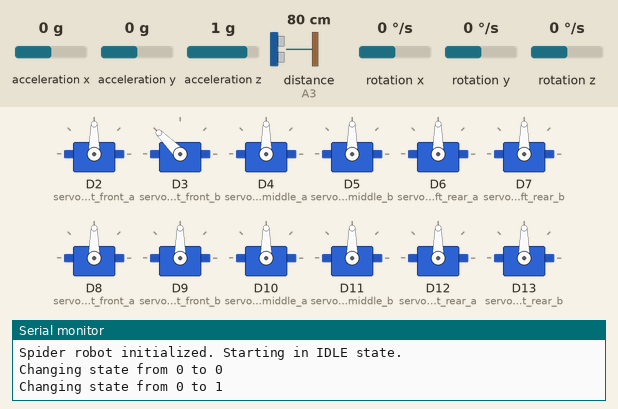
The sketch below on a simulated Arduino Due. Shown: 12 × servo, the last lines printed to the serial monitor. Wiring (inferred from the names in the program): ultrasonic range finder: trigger A2; echo A3. The inputs (shaded band) are chosen by the test bench; at power-on: distance to the obstacle (sensor on A3) 80 cm, acceleration x 0 g, acceleration y 0 g, acceleration z 1 g, rotation x 0 °/s, rotation y 0 °/s, rotation z 0 °/s. The echo pulse lasts 58.3 µs per cm.

Above: at 2.26 s.
2.3 s: distance to the obstacle (sensor on A3) set to 16 cm
5.3 s: distance to the obstacle (sensor on A3) set to 13 cm
At 6.3 s:
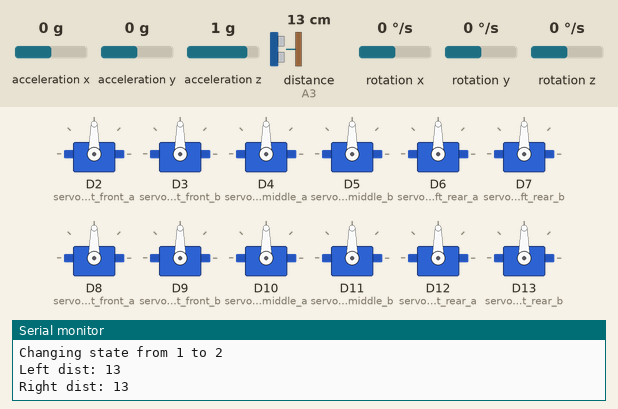
8.3 s: distance to the obstacle (sensor on A3) set to 18 cm
At 9.61 s:
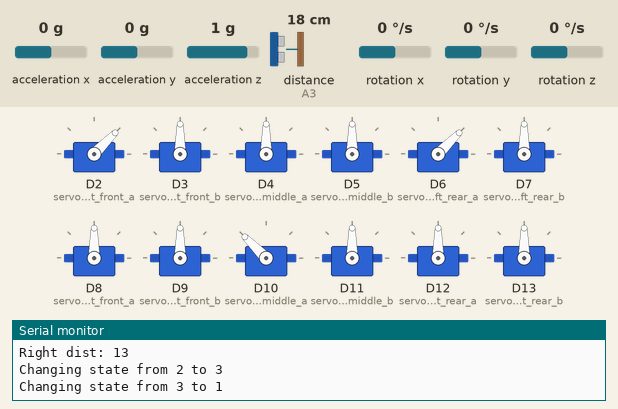
11.3 s: distance to the obstacle (sensor on A3) set to 2 cm
At 13.1 s:
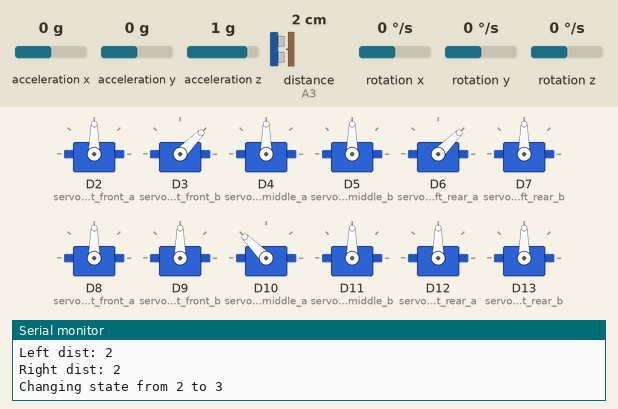
14.3 s: distance to the obstacle (sensor on A3) set to 35 cm
At 14.69 s:
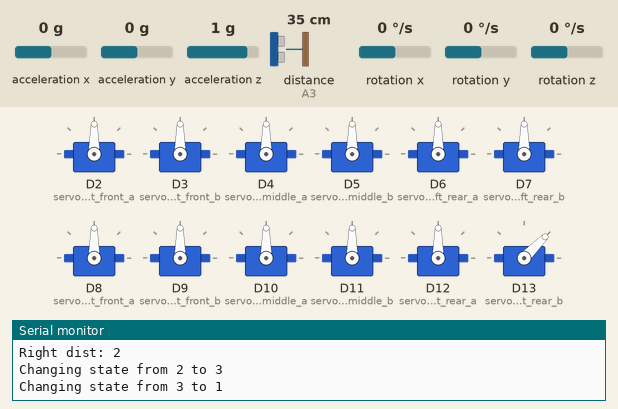
17.3 s: acceleration x set to -0.2 g
20.3 s: acceleration x set to -0.5 g
At 20.6 s:
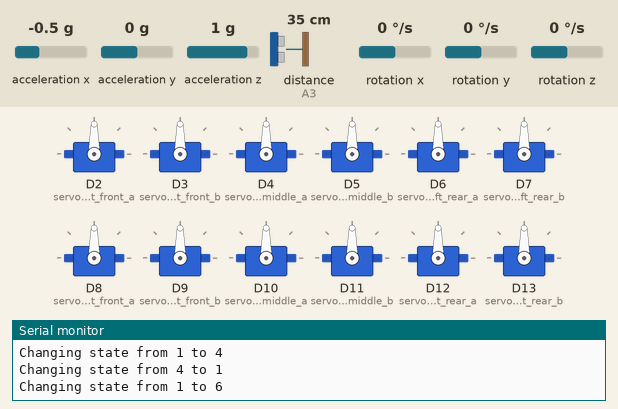
Timing chart, 0 to 22.8 s (numbered marks = the images above; inputs shaded):
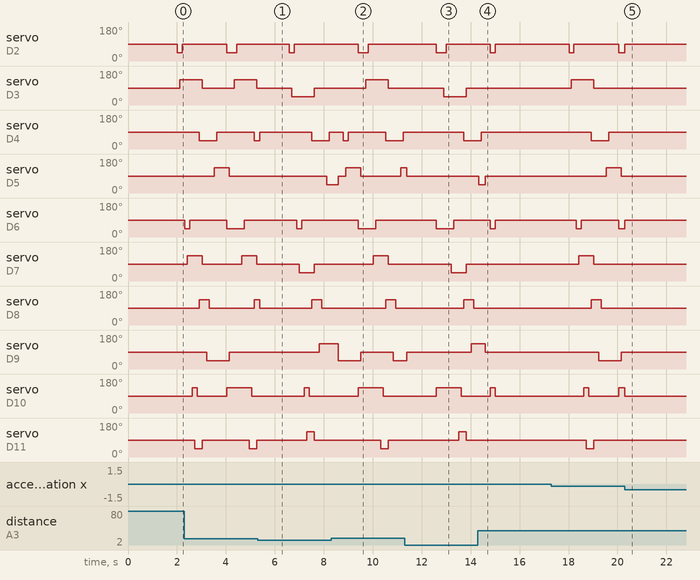

The sketch:

spider.ino
```cpp
// spider adeept ADA033-V5.0
// Final version with non-blocking state machine and behaviors
//arduino uno
#include "movimento_robot.h"
#include "servos.h"
#include "Wire.h"
#include <MPU6050_light.h>
#include <Adafruit_NeoPixel.h>

// --- Hardware Definitions ---
#define LED_COUNT 6
#define LED_PIN A1
const int ULTRASONIC_ECHO_PIN = A3;
const int ULTRASONIC_TRIG_PIN = A2;

// --- Global Objects ---
Adafruit_NeoPixel strip = Adafruit_NeoPixel(LED_COUNT, LED_PIN, NEO_GRB + NEO_KHZ800);
MPU6050 mpu(Wire);

// --- State Machine ---
enum RobotState { IDLE, EXPLORING, ASSESSING_OBSTACLE, EVADING, OBSERVING, ALERT, SUSPENDED };
RobotState currentState = IDLE;
enum EvasionPath { PATH_LEFT, PATH_RIGHT, PATH_BLOCKED };
EvasionPath chosenPath = PATH_BLOCKED;

// --- Thresholds & Constants ---
const int OBSTACLE_DISTANCE_CM = 15;
const float BUMP_THRESHOLD = 1.5;
const float TILT_THRESHOLD_DEGREES = 20.0;
const unsigned long OBSERVE_INTERVAL_MS = 15000;
const unsigned long ULTRASONIC_INTERVAL_MS = 100;
const unsigned long EVASION_DURATION_MS = 2000; // Turn for 2 seconds
const unsigned long ALERT_DURATION_MS = 2000;
const unsigned long OBSERVE_DURATION_MS = 3000;
const unsigned long ASSESSMENT_STEP_INTERVAL_MS = 400;

// --- Timers & Global Variables ---
unsigned long last_state_change_time = 0;
unsigned long last_observe_time = 0;
unsigned long last_ultrasonic_read = 0;
int distance_cm = 0;

// --- Utility Functions ---
void change_state(RobotState newState) {
    Serial.print("Changing state from ");
    Serial.print(currentState);
    Serial.print(" to ");
    Serial.println(newState);
    currentState = newState;
    last_state_change_time = millis();
}

void set_all_leds(int r, int g, int b) {
    for (int i = 0; i < LED_COUNT; i++) {
        strip.setPixelColor(i, strip.Color(r, g, b));
    }
    strip.show();
}

long microseconds_to_centimeters(long microseconds) {
    return microseconds / 29 / 2;
}

void read_distance_sensor() {
    if (millis() - last_ultrasonic_read > ULTRASONIC_INTERVAL_MS) {
        last_ultrasonic_read = millis();
        long duration;
        digitalWrite(ULTRASONIC_TRIG_PIN, LOW);
        delayMicroseconds(2);
        digitalWrite(ULTRASONIC_TRIG_PIN, HIGH);
        delayMicroseconds(5);
        digitalWrite(ULTRASONIC_TRIG_PIN, LOW);
        duration = pulseIn(ULTRASONIC_ECHO_PIN, HIGH, 50000); // 50ms timeout
        if (duration > 0) {
            distance_cm = microseconds_to_centimeters(duration);
        } else {
            distance_cm = 999;
        }
    }
}

bool check_for_bump() {
    float accX = mpu.getAccX();
    float accY = mpu.getAccY();
    float totalAcc = sqrt(accX * accX + accY * accY);
    return (totalAcc > BUMP_THRESHOLD);
}

bool check_for_tilt() {
    float angleX = mpu.getAngleX();
    float angleY = mpu.getAngleY();
    return (abs(angleX) > TILT_THRESHOLD_DEGREES || abs(angleY) > TILT_THRESHOLD_DEGREES);
}

// --- State Handlers ---

void handle_idle() {
    rest();
    if (millis() - last_state_change_time > 1000) {
        change_state(EXPLORING);
    }
}

void handle_exploring() {
    set_all_leds(0, 100, 0); // Dim Green
    move_forward(); // Use the original, non-blocking ripple gait

    if (check_for_tilt()) {
        rest();
        change_state(SUSPENDED);
    } else if (distance_cm < OBSTACLE_DISTANCE_CM) {
        rest();
        change_state(ASSESSING_OBSTACLE);
    } else if (check_for_bump()) {
        rest();
        change_state(ALERT);
    } else if (millis() - last_observe_time > OBSERVE_INTERVAL_MS) {
        rest();
        change_state(OBSERVING);
    }
}

void handle_assessing_obstacle() {
    static int assessment_step = 0;
    static unsigned long last_assessment_update = 0;
    static int left_dist = 0, right_dist = 0;

    set_all_leds(150, 150, 0); // Dim Yellow

    if (millis() - last_assessment_update > ASSESSMENT_STEP_INTERVAL_MS) {
        last_assessment_update = millis();

        switch (assessment_step) {
            case 0:
                rest();
                head_left();
                assessment_step++;
                break;
            case 1:
                left_dist = distance_cm;
                Serial.print("Left dist: "); Serial.println(left_dist);
                head_right();
                assessment_step++;
                break;
            case 2:
                right_dist = distance_cm;
                Serial.print("Right dist: "); Serial.println(right_dist);
                head_straight();
                assessment_step++;
                break;
            case 3:
                if (left_dist > right_dist && left_dist > OBSTACLE_DISTANCE_CM) {
                    chosenPath = PATH_LEFT;
                } else if (right_dist > OBSTACLE_DISTANCE_CM) {
                    chosenPath = PATH_RIGHT;
                } else {
                    chosenPath = PATH_BLOCKED;
                }
                assessment_step = 0; // Reset for next time
                change_state(EVADING);
                break;
        }
    }
}

void handle_evading() {
    set_all_leds(0, 0, 150); // Dim Blue
    if (chosenPath == PATH_LEFT) {
        turn_left();
    } else if (chosenPath == PATH_RIGHT) {
        turn_right();
    } else { // Blocked
        move_backward();
    }

    if (millis() - last_state_change_time > EVASION_DURATION_MS) {
        rest();
        change_state(EXPLORING);
    }
}

void handle_observing() {
    set_all_leds(100, 0, 150); // Purple
    head_left();
    if (millis() - last_state_change_time > OBSERVE_DURATION_MS/2) {
      head_right();
    }

    if (millis() - last_state_change_time > OBSERVE_DURATION_MS) {
        rest();
        last_observe_time = millis();
        change_state(EXPLORING);
    }
}

void handle_alert() {
    // Flash LEDs
    if ((millis() / 200) % 2 == 0) set_all_leds(255,0,0);
    else set_all_leds(0,0,0);

    if (millis() - last_state_change_time > ALERT_DURATION_MS) {
        rest();
        change_state(ASSESSING_OBSTACLE);
    }
}

void handle_suspended() {
    set_all_leds(255, 255, 255); // White
    rest();
    // Check if the robot is placed back on a flat surface
    if (!check_for_tilt()) {
        // Wait a moment to ensure it's stable
        if (millis() - last_state_change_time > 1000) {
            change_state(IDLE);
        }
    } else {
        // If it's still tilted, reset the timer
        last_state_change_time = millis();
    }
}

// --- Main Setup and Loop ---

void setup() {
    Serial.begin(9600);
    attach_servos();
    Wire.begin();
    mpu.begin();
    strip.begin();

    pinMode(ULTRASONIC_TRIG_PIN, OUTPUT);
    pinMode(ULTRASONIC_ECHO_PIN, INPUT);

    strip.setBrightness(50);
    set_all_leds(0, 0, 0);

    Serial.println("Calibrating MPU6050...");
    mpu.calcOffsets(true, true);
    Serial.println("Calibration Done!");

    rest();
    Serial.println("Spider robot initialized. Starting in IDLE state.");
    change_state(IDLE);
}

void loop() {
    mpu.update();
    read_distance_sensor();

    switch (currentState) {
        case IDLE: handle_idle(); break;
        case EXPLORING: handle_exploring(); break;
        case ASSESSING_OBSTACLE: handle_assessing_obstacle(); break;
        case EVADING: handle_evading(); break;
        case OBSERVING: handle_observing(); break;
        case ALERT: handle_alert(); break;
        case SUSPENDED: handle_suspended(); break;
    }
}
```

movimento_robot.cpp
```cpp
#include "movimento_robot.h"
#include "servos.h"
#include <Arduino.h>

// This file is refactored to be non-blocking.
// All movement functions must be called repeatedly in the main loop.
// They use static variables to keep track of their state and millis() for timing.
// Calling rest() will reset the robot to a neutral position and stop any ongoing movement.

Servo servo_left_front_a;
Servo servo_left_front_b;
Servo servo_left_middle_a;
Servo servo_left_middle_b;
Servo servo_left_rear_a;
Servo servo_left_rear_b;
Servo servo_right_front_a;
Servo servo_right_front_b;
Servo servo_right_middle_a;
Servo servo_right_middle_b;
Servo servo_right_rear_a;
Servo servo_right_rear_b;
Servo servo_head;

void attach_servos() {
    servo_left_front_a.attach(2);
    servo_left_front_b.attach(3);
    servo_left_middle_a.attach(4);
    servo_left_middle_b.attach(5);
    servo_left_rear_a.attach(6);
    servo_left_rear_b.attach(7);
    servo_right_front_a.attach(8);
    servo_right_front_b.attach(9);
    servo_right_middle_a.attach(10);
    servo_right_middle_b.attach(11);
    servo_right_rear_a.attach(12);
    servo_right_rear_b.attach(13);
    servo_head.attach(A0);
}

void rest() {
    // This function is blocking as it's a reset to a known state.
    servo_left_front_a.write(SERVO_NEUTRAL_ANGLE);
    servo_left_front_b.write(SERVO_NEUTRAL_ANGLE);
    servo_left_middle_a.write(SERVO_NEUTRAL_ANGLE);
    servo_left_middle_b.write(SERVO_NEUTRAL_ANGLE);
    servo_left_rear_a.write(SERVO_NEUTRAL_ANGLE);
    servo_left_rear_b.write(SERVO_NEUTRAL_ANGLE);
    servo_right_front_a.write(SERVO_NEUTRAL_ANGLE);
    servo_right_front_b.write(SERVO_NEUTRAL_ANGLE);
    servo_right_middle_a.write(SERVO_NEUTRAL_ANGLE);
    servo_right_middle_b.write(SERVO_NEUTRAL_ANGLE);
    servo_right_rear_a.write(SERVO_NEUTRAL_ANGLE);
    servo_right_rear_b.write(SERVO_NEUTRAL_ANGLE);
    servo_head.write(SERVO_NEUTRAL_ANGLE);
}

void move_forward() {
    static int step = 0;
    static unsigned long last_update = 0;

    if (millis() - last_update > STEP_DELAY_MS) {
        last_update = millis();

        switch(step) {
            case 0: servo_left_front_a.write(SERVO_MIN_ANGLE); break;
            case 1: servo_left_front_b.write(SERVO_MAX_ANGLE); break;
            case 2: servo_left_front_a.write(SERVO_NEUTRAL_ANGLE); break;
            case 3: servo_left_rear_a.write(SERVO_MIN_ANGLE); break;
            case 4: servo_left_rear_b.write(SERVO_MAX_ANGLE); break;
            case 5: servo_left_rear_a.write(SERVO_NEUTRAL_ANGLE); break;
            case 6: servo_right_middle_a.write(SERVO_MAX_ANGLE); break;
            case 7: servo_right_middle_b.write(SERVO_MIN_ANGLE); break;
            case 8: servo_right_middle_a.write(SERVO_NEUTRAL_ANGLE); break;
            case 9:
                servo_right_front_a.write(SERVO_MAX_ANGLE);
                servo_left_middle_a.write(SERVO_MIN_ANGLE);
                servo_right_rear_a.write(SERVO_MAX_ANGLE);
                break;
            case 10:
                servo_left_front_b.write(SERVO_NEUTRAL_ANGLE);
                servo_left_rear_b.write(SERVO_NEUTRAL_ANGLE);
                servo_right_middle_b.write(SERVO_NEUTRAL_ANGLE);
                break;
            case 11: servo_right_front_a.write(SERVO_MAX_ANGLE); break;
            case 12: servo_right_front_b.write(SERVO_MIN_ANGLE); break;
            case 13: servo_right_front_a.write(SERVO_NEUTRAL_ANGLE); break;
            case 14: servo_left_middle_a.write(SERVO_MIN_ANGLE); break;
            case 15: servo_left_middle_b.write(SERVO_MAX_ANGLE); break;
            case 16: servo_left_middle_a.write(SERVO_NEUTRAL_ANGLE); break;
            case 17: servo_right_rear_a.write(SERVO_MAX_ANGLE); break;
            case 18: servo_right_rear_b.write(SERVO_MIN_ANGLE); break;
            case 19: servo_right_rear_a.write(SERVO_NEUTRAL_ANGLE); break;
            case 20:
                servo_left_front_a.write(SERVO_MIN_ANGLE);
                servo_left_rear_a.write(SERVO_MIN_ANGLE);
                servo_right_middle_a.write(SERVO_MAX_ANGLE);
                break;
            case 21:
                servo_right_front_b.write(SERVO_NEUTRAL_ANGLE);
                servo_left_middle_b.write(SERVO_NEUTRAL_ANGLE);
                servo_right_rear_b.write(SERVO_NEUTRAL_ANGLE);
                break;
        }
        step = (step + 1) % 22;
    }
}

void move_backward() {
    static int step = 0;
    static unsigned long last_update = 0;

    if (millis() - last_update > STEP_DELAY_MS) {
        last_update = millis();

        switch(step) {
            case 0: servo_left_front_a.write(SERVO_MIN_ANGLE); break;
            case 1: servo_left_front_b.write(SERVO_MIN_ANGLE); break;
            case 2: servo_left_front_a.write(SERVO_NEUTRAL_ANGLE); break;
            case 3: servo_left_rear_a.write(SERVO_MIN_ANGLE); break;
            case 4: servo_left_rear_b.write(SERVO_MIN_ANGLE); break;
            case 5: servo_left_rear_a.write(SERVO_NEUTRAL_ANGLE); break;
            case 6: servo_right_middle_a.write(SERVO_MAX_ANGLE); break;
            case 7: servo_right_middle_b.write(SERVO_MAX_ANGLE); break;
            case 8: servo_right_middle_a.write(SERVO_NEUTRAL_ANGLE); break;
            case 9:
                servo_right_front_a.write(SERVO_MAX_ANGLE);
                servo_left_middle_a.write(SERVO_MIN_ANGLE);
                servo_right_rear_a.write(SERVO_MAX_ANGLE);
                break;
            case 10:
                servo_left_front_b.write(SERVO_NEUTRAL_ANGLE);
                servo_left_rear_b.write(SERVO_NEUTRAL_ANGLE);
                servo_right_middle_b.write(SERVO_NEUTRAL_ANGLE);
                break;
            case 11: servo_right_front_a.write(SERVO_MAX_ANGLE); break;
            case 12: servo_right_front_b.write(SERVO_MAX_ANGLE); break;
            case 13: servo_right_front_a.write(SERVO_NEUTRAL_ANGLE); break;
            case 14: servo_left_middle_a.write(SERVO_MIN_ANGLE); break;
            case 15: servo_left_middle_b.write(SERVO_MIN_ANGLE); break;
            case 16: servo_left_middle_a.write(SERVO_NEUTRAL_ANGLE); break;
            case 17: servo_right_rear_a.write(SERVO_MAX_ANGLE); break;
            case 18: servo_right_rear_b.write(SERVO_MAX_ANGLE); break;
            case 19: servo_right_rear_a.write(SERVO_NEUTRAL_ANGLE); break;
            case 20:
                servo_left_front_a.write(SERVO_MIN_ANGLE);
                servo_left_rear_a.write(SERVO_MIN_ANGLE);
                servo_right_middle_a.write(SERVO_MAX_ANGLE);
                break;
            case 21:
                servo_right_front_b.write(SERVO_NEUTRAL_ANGLE);
                servo_left_middle_b.write(SERVO_NEUTRAL_ANGLE);
                servo_right_rear_b.write(SERVO_NEUTRAL_ANGLE);
                break;
        }
        step = (step + 1) % 22;
    }
}

void head_down() {
    // This function is simple, can remain blocking or be converted if needed.
    // For now, it's not used in the main logic.
}

void turn_left() {
    static int step = 0;
    static unsigned long last_update = 0;

    if (millis() - last_update > STEP_DELAY_MS) {
        last_update = millis();

        switch(step) {
            case 0: servo_left_front_a.write(SERVO_MIN_ANGLE); break;
            case 1: servo_left_front_b.write(SERVO_MIN_ANGLE); break;
            case 2: servo_left_front_a.write(SERVO_NEUTRAL_ANGLE); break;
            case 3: servo_left_middle_a.write(SERVO_MIN_ANGLE); break;
            case 4: servo_left_middle_b.write(SERVO_MIN_ANGLE); break;
            case 5: servo_left_middle_a.write(SERVO_NEUTRAL_ANGLE); break;
            case 6: servo_left_rear_a.write(SERVO_MIN_ANGLE); break;
            case 7: servo_left_rear_b.write(SERVO_MIN_ANGLE); break;
            case 8: servo_left_rear_a.write(SERVO_NEUTRAL_ANGLE); break;
            case 9: servo_right_front_a.write(SERVO_MAX_ANGLE); break;
            case 10: servo_right_front_b.write(SERVO_MIN_ANGLE); break;
            case 11: servo_right_front_a.write(SERVO_NEUTRAL_ANGLE); break;
            case 12: servo_right_middle_a.write(SERVO_MAX_ANGLE); break;
            case 13: servo_right_middle_b.write(SERVO_MIN_ANGLE); break;
            case 14: servo_right_middle_a.write(SERVO_NEUTRAL_ANGLE); break;
            case 15: servo_right_rear_a.write(SERVO_MAX_ANGLE); break;
            case 16: servo_right_rear_b.write(SERVO_MIN_ANGLE); break;
            case 17: servo_right_rear_a.write(SERVO_NEUTRAL_ANGLE); break;
            case 18: rest(); break;
        }
        step = (step + 1) % 19;
    }
}

void turn_right() {
    static int step = 0;
    static unsigned long last_update = 0;

    if (millis() - last_update > STEP_DELAY_MS) {
        last_update = millis();

        switch(step) {
            case 0: servo_left_front_a.write(SERVO_MIN_ANGLE); break;
            case 1: servo_left_front_b.write(SERVO_MAX_ANGLE); break;
            case 2: servo_left_front_a.write(SERVO_NEUTRAL_ANGLE); break;
            case 3: servo_left_middle_a.write(SERVO_MIN_ANGLE); break;
            case 4: servo_left_middle_b.write(SERVO_MAX_ANGLE); break;
            case 5: servo_left_middle_a.write(SERVO_NEUTRAL_ANGLE); break;
            case 6: servo_left_rear_a.write(SERVO_MIN_ANGLE); break;
            case 7: servo_left_rear_b.write(SERVO_MAX_ANGLE); break;
            case 8: servo_left_rear_a.write(SERVO_NEUTRAL_ANGLE); break;
            case 9: servo_right_front_a.write(SERVO_MAX_ANGLE); break;
            case 10: servo_right_front_b.write(SERVO_MAX_ANGLE); break;
            case 11: servo_right_front_a.write(SERVO_NEUTRAL_ANGLE); break;
            case 12: servo_right_middle_a.write(SERVO_MAX_ANGLE); break;
            case 13: servo_right_middle_b.write(SERVO_MAX_ANGLE); break;
            case 14: servo_right_middle_a.write(SERVO_NEUTRAL_ANGLE); break;
            case 15: servo_right_rear_a.write(SERVO_MAX_ANGLE); break;
            case 16: servo_right_rear_b.write(SERVO_MAX_ANGLE); break;
            case 17: servo_right_rear_a.write(SERVO_NEUTRAL_ANGLE); break;
            case 18: rest(); break;
        }
        step = (step + 1) % 19;
    }
}

void head_right() {
    servo_head.write(SERVO_MIN_ANGLE);
}

void head_left() {
    servo_head.write(SERVO_MAX_ANGLE);
}

void head_straight() {
    servo_head.write(SERVO_NEUTRAL_ANGLE);
}
```

movimento_robot.h
```cpp
#ifndef MOVIMENTO_ROBOT_H
#define MOVIMENTO_ROBOT_H

void rest();
void move_forward();
void move_backward();
void turn_right();
void turn_left();
void head_down();
void attach_servos();
void head_right();
void head_left();
void head_straight();

#endif
```

Source omitted: servos.h (680 bytes)

Measured:
- the behaviour switches between 15 and 14 cm on distance to the obstacle (sensor on A3) (found by bisection; images 0 and 1)
- the behaviour switches between -0.3 and -0.4 g on acceleration x (found by bisection; images 4 and 5)
- after the input at 5.3 s, servo on D13 (servo_right_rear_b): stays 90° (without the input it goes to 45° after 0.78 s)
- after the input at 8.3 s, servo on D4 (servo_left_middle_a): 90° → 45° after 0.50 s instead of 2.6 s; servo on D8 (servo_right_front_a): 90° → 135° after 2.2 s instead of 2.6 s
- after the input at 11.3 s, servo on D13 (servo_right_rear_b): stops changing and stays 90°
- after the input at 14.3 s, servo on D3 (servo_left_front_b): stays 90° (without the input it goes to 45° after 2.0 s); servo on D7 (servo_left_rear_b): stays 90° (without the input it goes to 45° after 2.3 s)
- after the input at 20.3 s, servo on D3 (servo_left_front_b): stays 90° (without the input it goes to 135° after 0.05 s); servo on D4 (servo_left_middle_a): stays 90° (without the input it goes to 45° after 0.86 s)
